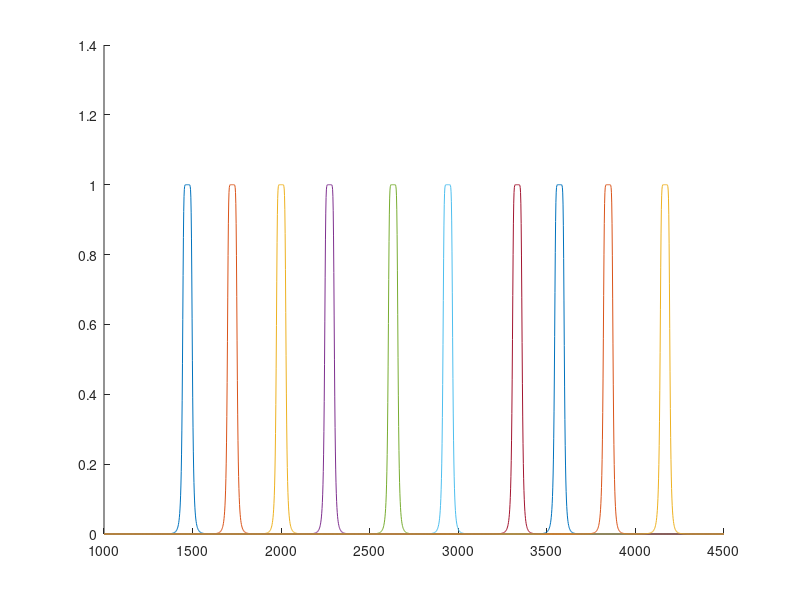
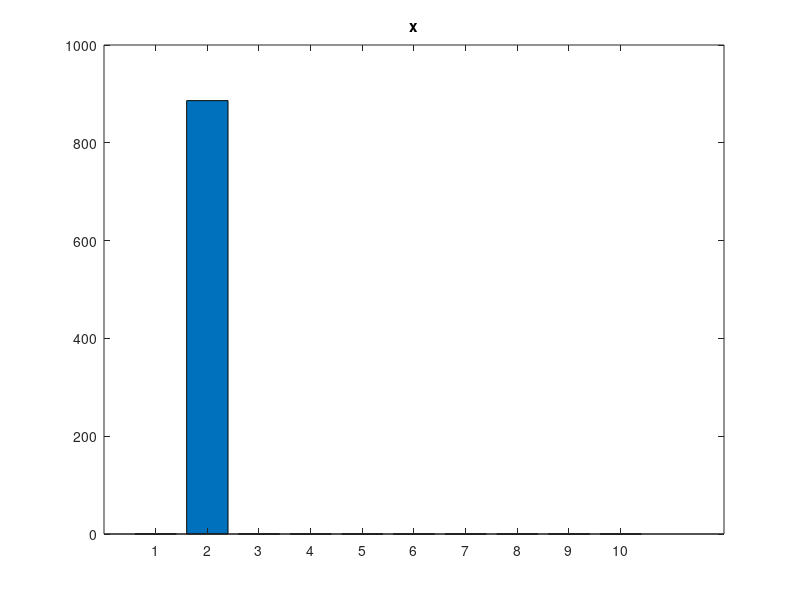
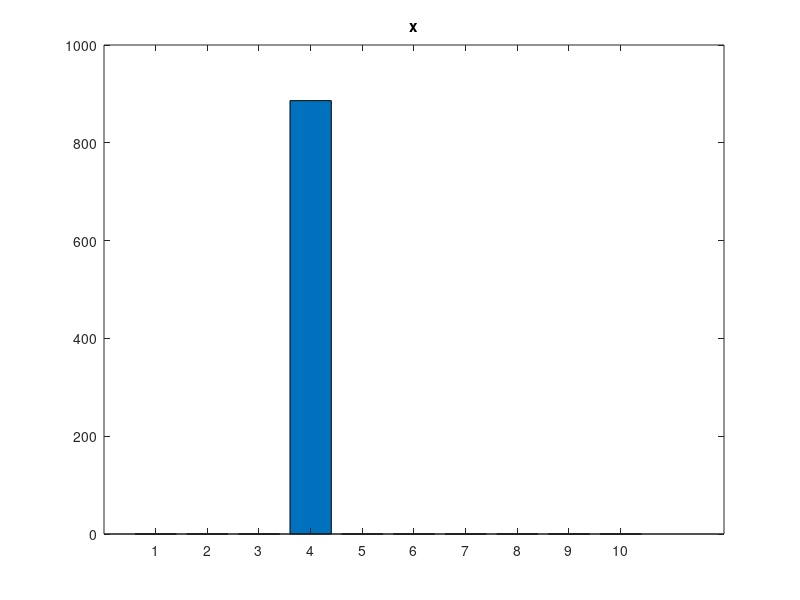
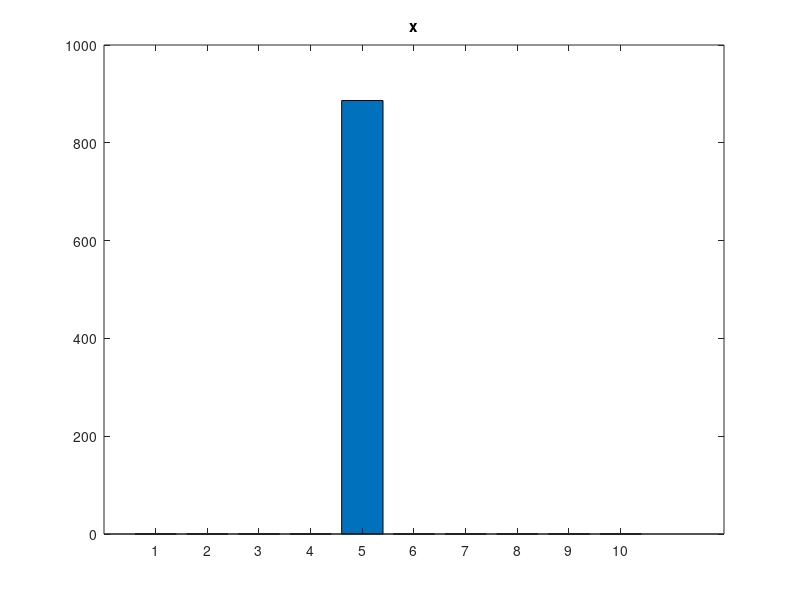

Write the MATLAB code that produced these figures, in order.
%% Task 3
%% Part 1

f_players = [1471, 1724, 2000, 2273, 2632, 2941, 3333, 3571, 3846, 4167];
% Player center frequencies in Hz
f_s = 10000; % sampling frequency (remember we have decimated)
BW = 50; % Full bandwidth of filters in Hz

b = zeros(11,10);
a = b;
H = [];

f_axis = linspace(1000, 4500, 2000);
hold on;

for c = 1:10
    f_lower = f_players(c) - BW/2;
    f_upper = f_players(c) + BW/2;
    [b(:, c), a(:, c)] = butter(5, [f_lower*2/f_s, f_upper*2/f_s]);
    Hi = freqz(b(:, c), a(:, c), f_axis, f_s);
    H = [H; Hi];
    plot(f_axis, abs(H(c, :)));
end

hold off;

%% Part 4

load("lab6_data_sets.mat");

y = zeros(2000, 10);
for x = [x_easy1 x_easy2 x_easy3 x_easy4 x_easy5 ...
     x_hard1 x_hard2 x_hard3 x_hard4 x_hard5]
    for i = 1:10
        y(:, i) = filter(b(:, i), a(:, i), x);
    end

    E = sum(abs(y).^2, 1);
    figure
    bar(1:10, E)
    varAsString = @(var) inputname(1);
    title(varAsString(x))
end


